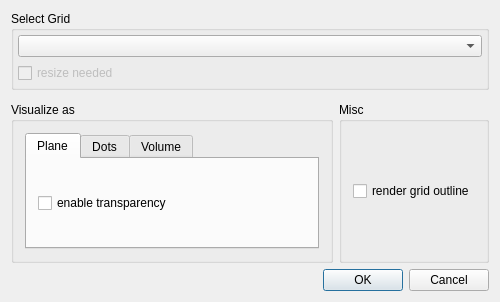
<?xml version="1.0" encoding="UTF-8"?>
<ui version="4.0">
 <class>GridVisualizationDialogData</class>
 <widget class="QDialog" name="GridVisualizationDialogData">
  <property name="geometry">
   <rect>
    <x>0</x>
    <y>0</y>
    <width>500</width>
    <height>302</height>
   </rect>
  </property>
  <property name="windowTitle">
   <string>Grid Visualization</string>
  </property>
  <layout class="QVBoxLayout" name="verticalLayout">
   <item>
    <widget class="QGroupBox" name="groupBox_3">
     <property name="toolTip">
      <string>Select the grid to work on, if the grid's resolutions are not powers of two, it will be resized and new grids will be created. </string>
     </property>
     <property name="title">
      <string>Select Grid</string>
     </property>
     <layout class="QGridLayout">
      <property name="margin">
       <number>4</number>
      </property>
      <property name="spacing">
       <number>6</number>
      </property>
      <item row="1" column="0">
       <widget class="QCheckBox" name="resize_needed">
        <property name="enabled">
         <bool>false</bool>
        </property>
        <property name="toolTip">
         <string>To render a grid, it must have a power of two resolution in all directions. If this is not the case, a new grid will be created.</string>
        </property>
        <property name="text">
         <string>resize needed</string>
        </property>
       </widget>
      </item>
      <item row="0" column="0" colspan="2">
       <widget class="QComboBox" name="grids">
        <property name="sizePolicy">
         <sizepolicy hsizetype="Expanding" vsizetype="Fixed">
          <horstretch>0</horstretch>
          <verstretch>0</verstretch>
         </sizepolicy>
        </property>
       </widget>
      </item>
     </layout>
    </widget>
   </item>
   <item>
    <widget class="BALL::VIEW::GridColorWidget" name="gridColorWidget" native="true"/>
   </item>
   <item>
    <layout class="QHBoxLayout" name="horizontalLayout">
     <item>
      <widget class="QGroupBox" name="groupBox_2">
       <property name="title">
        <string>Visualize as</string>
       </property>
       <layout class="QVBoxLayout" name="verticalLayout_2">
        <item>
         <widget class="QTabWidget" name="mode_tab">
          <property name="enabled">
           <bool>true</bool>
          </property>
          <property name="currentIndex">
           <number>0</number>
          </property>
          <widget class="QWidget" name="Plane">
           <attribute name="title">
            <string>Plane</string>
           </attribute>
           <attribute name="toolTip">
            <string>Render as a single plane</string>
           </attribute>
           <layout class="QVBoxLayout" name="verticalLayout_3">
            <item>
             <widget class="QCheckBox" name="transparency">
              <property name="text">
               <string>enable transparency</string>
              </property>
             </widget>
            </item>
           </layout>
          </widget>
          <widget class="QWidget" name="Dots">
           <attribute name="title">
            <string>Dots</string>
           </attribute>
           <attribute name="toolTip">
            <string>Render with dots</string>
           </attribute>
           <layout class="QGridLayout">
            <property name="margin">
             <number>9</number>
            </property>
            <property name="spacing">
             <number>6</number>
            </property>
            <item row="0" column="0">
             <widget class="QLabel" name="label_3">
              <property name="sizePolicy">
               <sizepolicy hsizetype="Minimum" vsizetype="Preferred">
                <horstretch>0</horstretch>
                <verstretch>0</verstretch>
               </sizepolicy>
              </property>
              <property name="maximumSize">
               <size>
                <width>66666</width>
                <height>16777215</height>
               </size>
              </property>
              <property name="text">
               <string>number dots</string>
              </property>
              <property name="alignment">
               <set>Qt::AlignLeading|Qt::AlignLeft|Qt::AlignVCenter</set>
              </property>
             </widget>
            </item>
            <item row="0" column="1">
             <widget class="QSpinBox" name="number_dots">
              <property name="minimum">
               <number>1</number>
              </property>
              <property name="maximum">
               <number>999999</number>
              </property>
              <property name="value">
               <number>99999</number>
              </property>
             </widget>
            </item>
            <item row="1" column="0">
             <widget class="QLabel" name="label_2">
              <property name="sizePolicy">
               <sizepolicy hsizetype="Minimum" vsizetype="Preferred">
                <horstretch>0</horstretch>
                <verstretch>0</verstretch>
               </sizepolicy>
              </property>
              <property name="maximumSize">
               <size>
                <width>66666</width>
                <height>16777215</height>
               </size>
              </property>
              <property name="text">
               <string>dot size</string>
              </property>
              <property name="alignment">
               <set>Qt::AlignLeading|Qt::AlignLeft|Qt::AlignVCenter</set>
              </property>
             </widget>
            </item>
            <item row="1" column="1">
             <widget class="QSpinBox" name="dot_size">
              <property name="minimum">
               <number>1</number>
              </property>
              <property name="maximum">
               <number>5</number>
              </property>
              <property name="value">
               <number>1</number>
              </property>
             </widget>
            </item>
           </layout>
          </widget>
          <widget class="QWidget" name="tab_3">
           <attribute name="title">
            <string>Volume</string>
           </attribute>
           <attribute name="toolTip">
            <string>Render with slices as a volume</string>
           </attribute>
           <layout class="QGridLayout">
            <property name="margin">
             <number>9</number>
            </property>
            <property name="spacing">
             <number>6</number>
            </property>
            <item row="0" column="1">
             <widget class="QSpinBox" name="slices_spin">
              <property name="minimumSize">
               <size>
                <width>0</width>
                <height>23</height>
               </size>
              </property>
              <property name="minimum">
               <number>1</number>
              </property>
              <property name="maximum">
               <number>256</number>
              </property>
              <property name="value">
               <number>32</number>
              </property>
             </widget>
            </item>
            <item row="0" column="0">
             <widget class="QLabel" name="label">
              <property name="sizePolicy">
               <sizepolicy hsizetype="Minimum" vsizetype="Preferred">
                <horstretch>0</horstretch>
                <verstretch>0</verstretch>
               </sizepolicy>
              </property>
              <property name="maximumSize">
               <size>
                <width>66666</width>
                <height>16777215</height>
               </size>
              </property>
              <property name="text">
               <string>number slices</string>
              </property>
              <property name="alignment">
               <set>Qt::AlignLeading|Qt::AlignLeft|Qt::AlignVCenter</set>
              </property>
             </widget>
            </item>
           </layout>
          </widget>
         </widget>
        </item>
       </layout>
      </widget>
     </item>
     <item>
      <widget class="QGroupBox" name="groupBox_4">
       <property name="title">
        <string>Misc</string>
       </property>
       <layout class="QVBoxLayout" name="verticalLayout_4">
        <item>
         <widget class="QCheckBox" name="render_box">
          <property name="toolTip">
           <string>Render also the outlines of the grid</string>
          </property>
          <property name="text">
           <string>render grid outline</string>
          </property>
         </widget>
        </item>
       </layout>
      </widget>
     </item>
    </layout>
   </item>
   <item>
    <widget class="QDialogButtonBox" name="buttonBox">
     <property name="standardButtons">
      <set>QDialogButtonBox::Cancel|QDialogButtonBox::Ok</set>
     </property>
    </widget>
   </item>
  </layout>
 </widget>
 <layoutdefault spacing="6" margin="11"/>
 <customwidgets>
  <customwidget>
   <class>BALL::VIEW::GridColorWidget</class>
   <extends>QWidget</extends>
   <header location="global">BALL/VIEW/WIDGETS/gridColorWidget.h</header>
   <container>1</container>
   <slots>
    <signal>autoScaleRequested()</signal>
   </slots>
  </customwidget>
 </customwidgets>
 <tabstops>
  <tabstop>grids</tabstop>
  <tabstop>resize_needed</tabstop>
  <tabstop>render_box</tabstop>
  <tabstop>number_dots</tabstop>
  <tabstop>dot_size</tabstop>
  <tabstop>slices_spin</tabstop>
  <tabstop>transparency</tabstop>
  <tabstop>mode_tab</tabstop>
 </tabstops>
 <includes>
  <include location="global">BALL/COMMON/global.h</include>
 </includes>
 <resources/>
 <connections>
  <connection>
   <sender>buttonBox</sender>
   <signal>accepted()</signal>
   <receiver>GridVisualizationDialogData</receiver>
   <slot>accept()</slot>
   <hints>
    <hint type="sourcelabel">
     <x>117</x>
     <y>281</y>
    </hint>
    <hint type="destinationlabel">
     <x>359</x>
     <y>301</y>
    </hint>
   </hints>
  </connection>
  <connection>
   <sender>buttonBox</sender>
   <signal>rejected()</signal>
   <receiver>GridVisualizationDialogData</receiver>
   <slot>reject()</slot>
   <hints>
    <hint type="sourcelabel">
     <x>145</x>
     <y>283</y>
    </hint>
    <hint type="destinationlabel">
     <x>440</x>
     <y>301</y>
    </hint>
   </hints>
  </connection>
  <connection>
   <sender>gridColorWidget</sender>
   <signal>autoScaleRequested()</signal>
   <receiver>GridVisualizationDialogData</receiver>
   <slot>autoScale()</slot>
   <hints>
    <hint type="sourcelabel">
     <x>237</x>
     <y>104</y>
    </hint>
    <hint type="destinationlabel">
     <x>658</x>
     <y>199</y>
    </hint>
   </hints>
  </connection>
 </connections>
 <slots>
  <slot>autoScale()</slot>
 </slots>
</ui>
